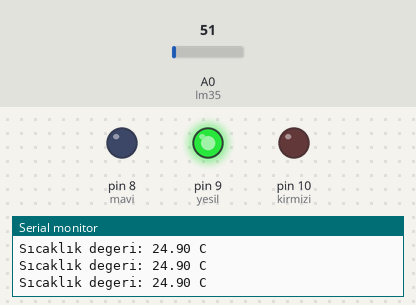
The sketch below on a simulated Arduino Uno, built with avr-gcc and run on an emulated ATmega328P. Parts: output pins drawn as LEDs (lit = HIGH), the last lines printed to the serial monitor. The test bench sets the inputs (shaded band); at power-on: A0 (lm35) = 51.

Above: at 1.3 s.
1.4 s: A0 (lm35) set to 58
At 3.1 s:
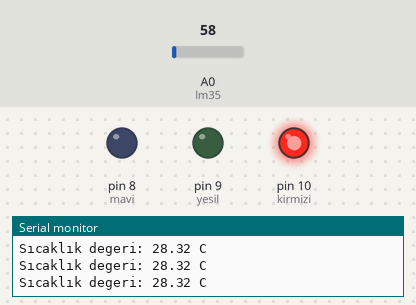
3.5 s: A0 (lm35) set to 30
At 4.7 s:
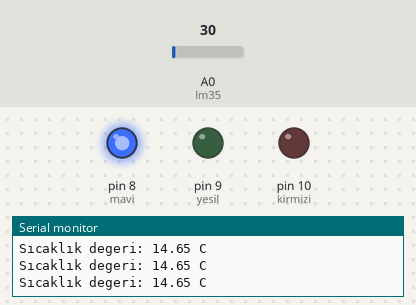
5.5 s: A0 (lm35) set to 61
At 6.4 s:
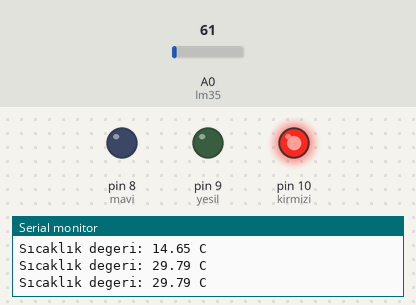
7.5 s: A0 (lm35) set to 15
At 9.2 s:
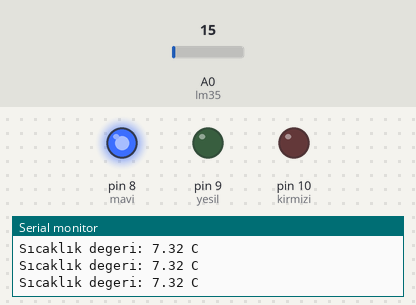
Timing chart, 0 to 10.5 s (numbered marks = the images above; inputs shaded):
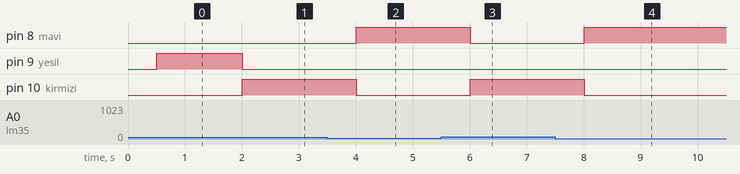

The sketch:

lm35-kullanimi.ino
```cpp
int lm35 = A0;
int kirmizi = 10;
int yesil = 9;
int mavi = 8;

void setup() {
  Serial.begin(9600);
  pinMode(kirmizi, OUTPUT);
  pinMode(yesil, OUTPUT);
  pinMode(mavi, OUTPUT);
}

void loop() {
 int deger = analogRead(lm35);
  float cikti = ( deger/1024.0)*5000;
  float sicaklik = cikti/10.0;

  Serial.print("Sıcaklık degeri: ");
  Serial.print(sicaklik);
  Serial.println(" C");

  delay(500);

  if(sicaklik>0 && sicaklik <18)
  {
    digitalWrite(kirmizi,0);
    digitalWrite(yesil,0);
    digitalWrite(mavi,1);
  }

    if(sicaklik>18 && sicaklik <25)
  {
    digitalWrite(kirmizi,0);
    digitalWrite(yesil,1);
    digitalWrite(mavi,0);
  }

      if(sicaklik>25 )
  {
    digitalWrite(kirmizi,1);
    digitalWrite(yesil,0);
    digitalWrite(mavi,0);
  }
}
```

Measured:
- the behaviour switches between 51 and 52 on A0 (lm35) (found by bisection; images 0 and 1)
- after the input at 1.4 s, pin 9 (yesil): HIGH → LOW after 0.60 s; pin 10 (kirmizi): LOW → HIGH after 0.60 s
- after the input at 3.5 s, pin 8 (mavi): LOW → HIGH after 0.51 s; pin 10 (kirmizi): HIGH → LOW after 0.51 s
- after the input at 5.5 s, pin 8 (mavi): HIGH → LOW after 0.51 s; pin 10 (kirmizi): LOW → HIGH after 0.51 s
- after the input at 7.5 s, pin 8 (mavi): LOW → HIGH after 0.51 s; pin 10 (kirmizi): HIGH → LOW after 0.51 s
